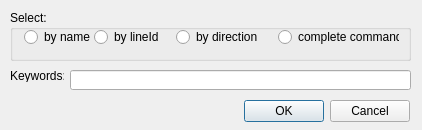
<?xml version="1.0" encoding="UTF-8"?>
<ui version="4.0">
 <class>IcvCurveFilterDialog</class>
 <widget class="QDialog" name="IcvCurveFilterDialog">
  <property name="geometry">
   <rect>
    <x>0</x>
    <y>0</y>
    <width>422</width>
    <height>130</height>
   </rect>
  </property>
  <property name="windowTitle">
   <string>Dialog</string>
  </property>
  <widget class="QDialogButtonBox" name="buttonBox">
   <property name="geometry">
    <rect>
     <x>50</x>
     <y>95</y>
     <width>360</width>
     <height>32</height>
    </rect>
   </property>
   <property name="orientation">
    <enum>Qt::Horizontal</enum>
   </property>
   <property name="standardButtons">
    <set>QDialogButtonBox::Cancel|QDialogButtonBox::Ok</set>
   </property>
  </widget>
  <widget class="QLineEdit" name="lineEdit">
   <property name="geometry">
    <rect>
     <x>70</x>
     <y>70</y>
     <width>341</width>
     <height>20</height>
    </rect>
   </property>
  </widget>
  <widget class="QGroupBox" name="groupBox">
   <property name="geometry">
    <rect>
     <x>10</x>
     <y>10</y>
     <width>401</width>
     <height>51</height>
    </rect>
   </property>
   <property name="title">
    <string>Select:</string>
   </property>
   <widget class="QRadioButton" name="ByComandNameRadio">
    <property name="geometry">
     <rect>
      <x>14</x>
      <y>17</y>
      <width>89</width>
      <height>20</height>
     </rect>
    </property>
    <property name="text">
     <string>by name</string>
    </property>
   </widget>
   <widget class="QRadioButton" name="ByLineIdRadio">
    <property name="geometry">
     <rect>
      <x>84</x>
      <y>17</y>
      <width>80</width>
      <height>20</height>
     </rect>
    </property>
    <property name="text">
     <string>by lineId</string>
    </property>
   </widget>
   <widget class="QRadioButton" name="ByDirectionRadio">
    <property name="geometry">
     <rect>
      <x>166</x>
      <y>17</y>
      <width>89</width>
      <height>20</height>
     </rect>
    </property>
    <property name="text">
     <string>by direction</string>
    </property>
   </widget>
   <widget class="QRadioButton" name="ByCompleteComandRadio">
    <property name="geometry">
     <rect>
      <x>268</x>
      <y>17</y>
      <width>121</width>
      <height>20</height>
     </rect>
    </property>
    <property name="text">
     <string>complete command</string>
    </property>
   </widget>
  </widget>
  <widget class="QLabel" name="label">
   <property name="geometry">
    <rect>
     <x>10</x>
     <y>70</y>
     <width>54</width>
     <height>12</height>
    </rect>
   </property>
   <property name="text">
    <string>Keywords:</string>
   </property>
  </widget>
 </widget>
 <resources/>
 <connections>
  <connection>
   <sender>buttonBox</sender>
   <signal>accepted()</signal>
   <receiver>IcvCurveFilterDialog</receiver>
   <slot>accept()</slot>
   <hints>
    <hint type="sourcelabel">
     <x>248</x>
     <y>254</y>
    </hint>
    <hint type="destinationlabel">
     <x>157</x>
     <y>274</y>
    </hint>
   </hints>
  </connection>
  <connection>
   <sender>buttonBox</sender>
   <signal>rejected()</signal>
   <receiver>IcvCurveFilterDialog</receiver>
   <slot>reject()</slot>
   <hints>
    <hint type="sourcelabel">
     <x>316</x>
     <y>260</y>
    </hint>
    <hint type="destinationlabel">
     <x>286</x>
     <y>274</y>
    </hint>
   </hints>
  </connection>
 </connections>
</ui>
